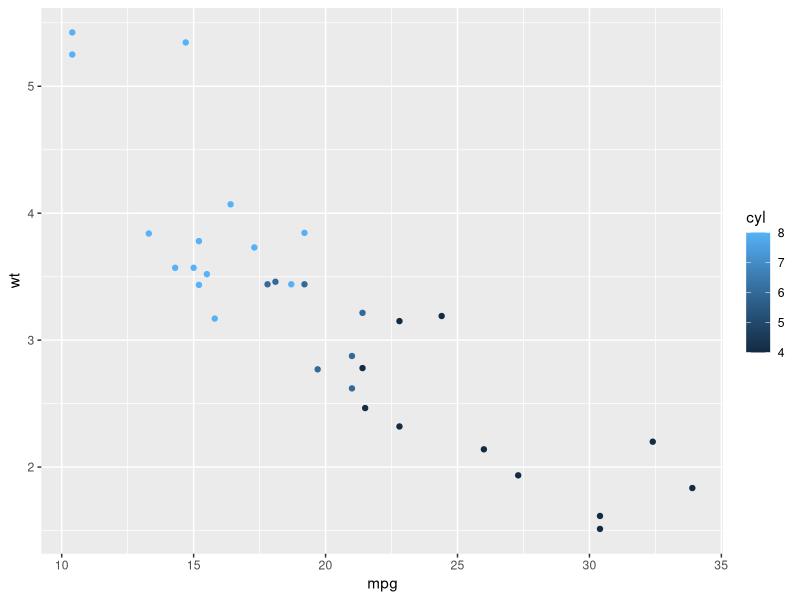
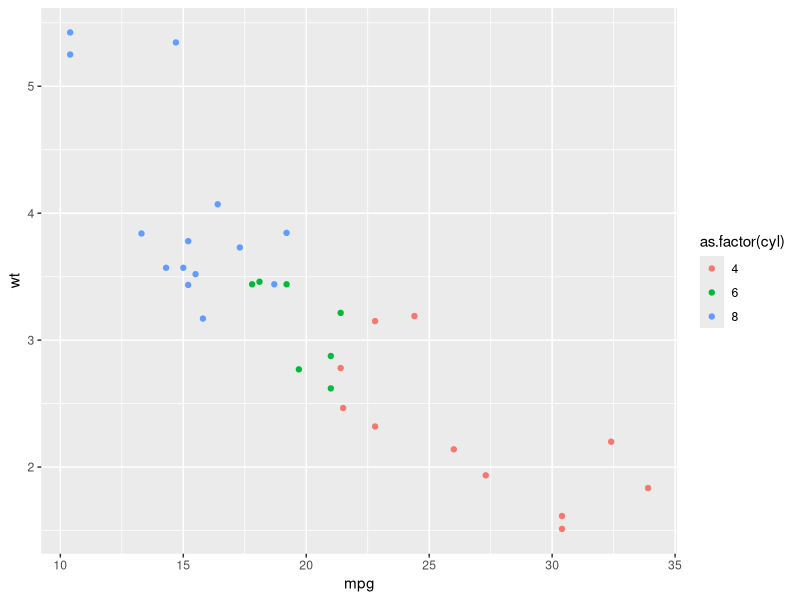
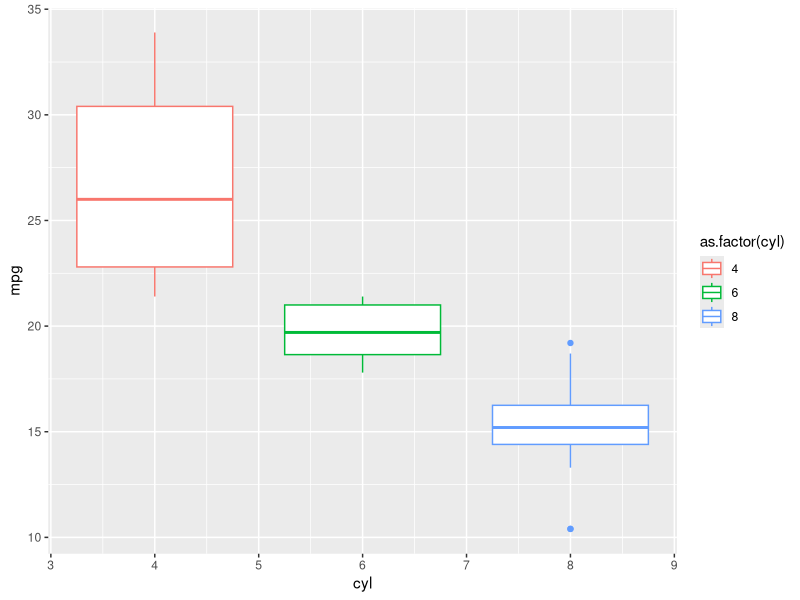
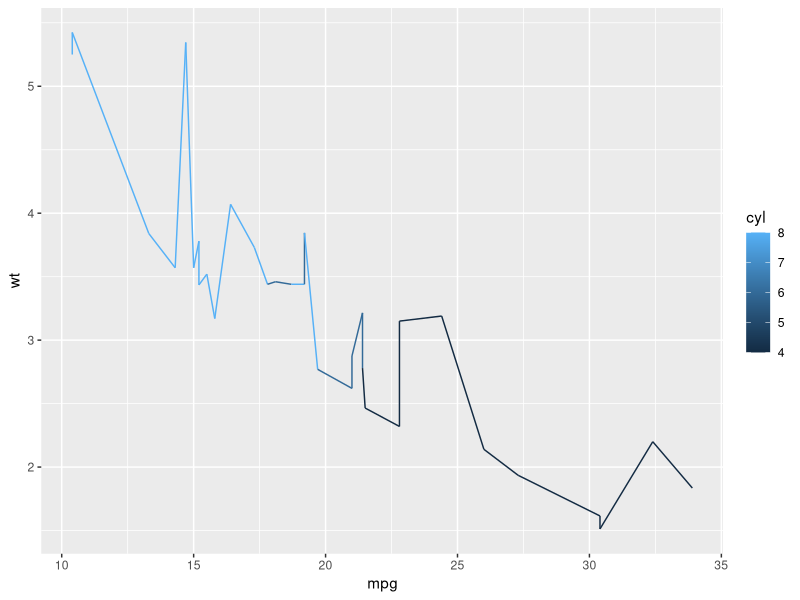
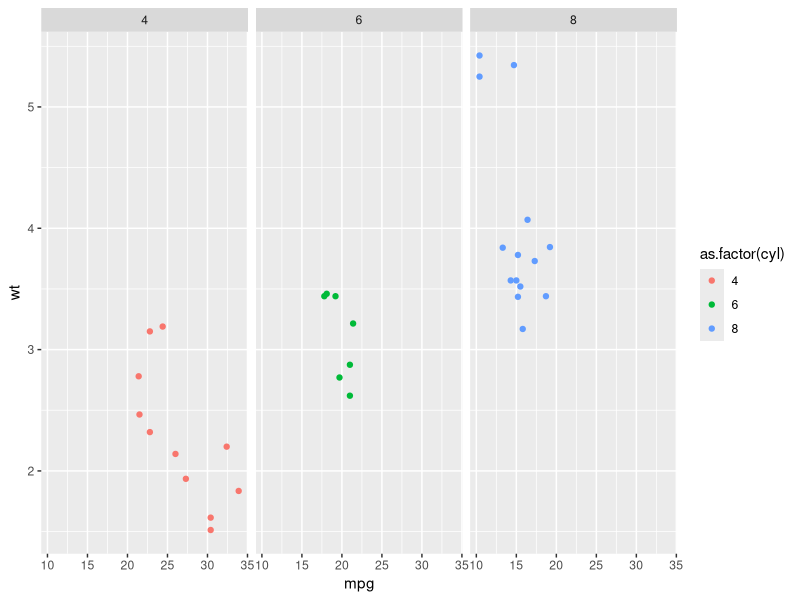
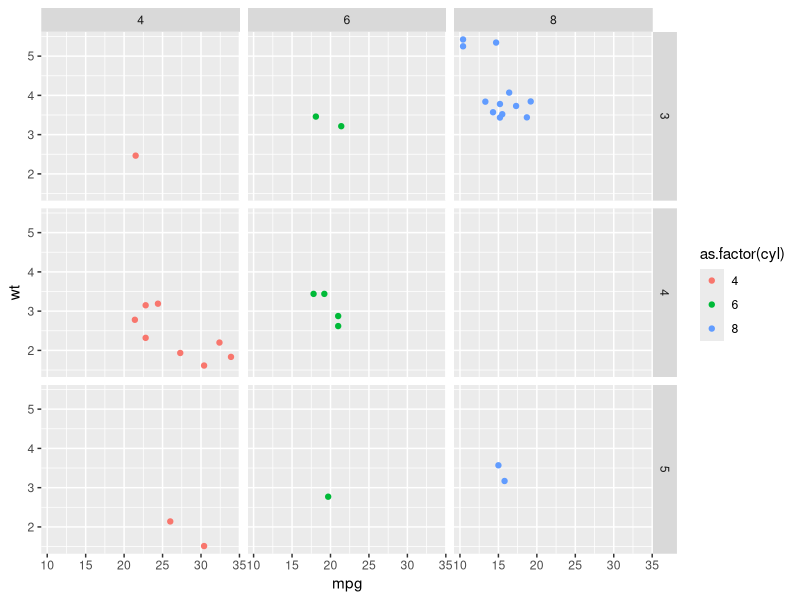
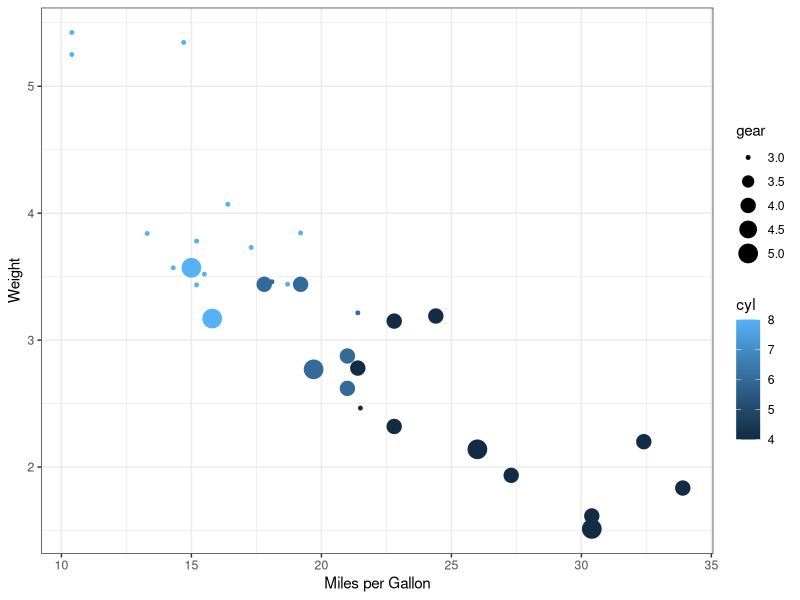
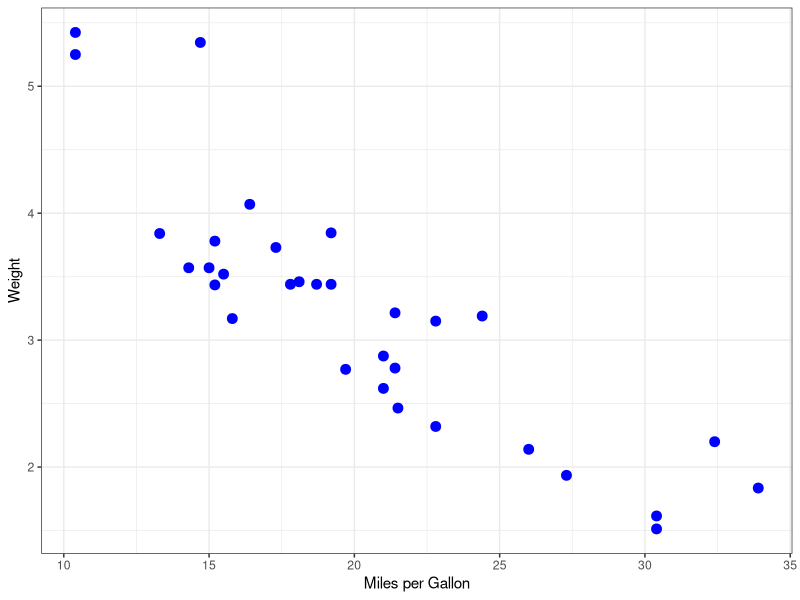

Reproduce these figures in R, in order.
library(ggplot2)

P <- ggplot(data=mtcars, aes(x=mpg, y=wt, color=cyl)) + geom_point()
P 


P1 <- ggplot(data=mtcars, aes(x=mpg, y=wt, color=as.factor(cyl))) + geom_point()
P1 

# boxplot
# color colors the boxes as factors 
P2 <- ggplot(data=mtcars, aes(x=cyl, y=mpg, group=as.factor(cyl), color=as.factor(cyl))) + geom_boxplot()
P2

P3 <- ggplot(data=mtcars, aes(x=mpg, y=wt, color=cyl)) + geom_line()
P3

# facet_wrap breaks factor into different plots 
P4 <- ggplot(data=mtcars, aes(x=mpg, y=wt, color=as.factor(cyl))) +
geom_point() + facet_wrap(~as.factor(cyl))
P4

# adding multiple facet_wrap can group plot by multiple factors (always categorical variables)
P5 <- ggplot(data=mtcars, aes(x=mpg, y=wt, color=as.factor(cyl))) +
  geom_point() + facet_grid(as.factor(gear)~as.factor(cyl))
P5

# adding lables and changing background with theme_
# use size in aes() to add another variable by size of points
P6 <- ggplot(data=mtcars, aes(x=mpg, y=wt, color=cyl, size=gear)) + geom_point() + ylab("Weight") +
  xlab("Miles per Gallon") + theme_bw()
P6

P7 <- ggplot(data=mtcars, aes(x=mpg, y=wt, color=cyl)) + geom_point(size=3, color="blue") + ylab("Weight") +
  xlab("Miles per Gallon") + theme_bw()
P7

# aes() can be put within geom_point to customize points and axes 
P8 <- ggplot(data=mtcars) + geom_point(size=3, aes(x=mpg, y=wt, color=cyl)) + ylab("Weight") +
  xlab("Miles per Gallon") + theme_bw()
P8

# geom_smooth adds line through points with confidence interval
P9 <- ggplot(data=mtcars) + geom_point(size=3, aes(x=mpg, y=wt, color=cyl)) + ylab("Weight") +
  xlab("Miles per Gallon") + theme_bw() + geom_smooth(aes(x=mpg, y=wt))
P9

# stat_smooth can add linear regression with confidence intervals 
# you can add local regressions to global regression by adding in color=as.factor() 
P10 <- ggplot(data=mtcars) + geom_point(size=3, aes(x=mpg, y=wt, color=as.factor(cyl), shape=as.factor(cyl))) + ylab("Weight") +
  xlab("Miles per Gallon") + theme_bw() + stat_smooth(aes(x=mpg, y=wt), method="lm") +
  stat_smooth(aes(x=mpg, y=wt, color=as.factor(cyl)),  method="lm", se=FALSE) 
P10






